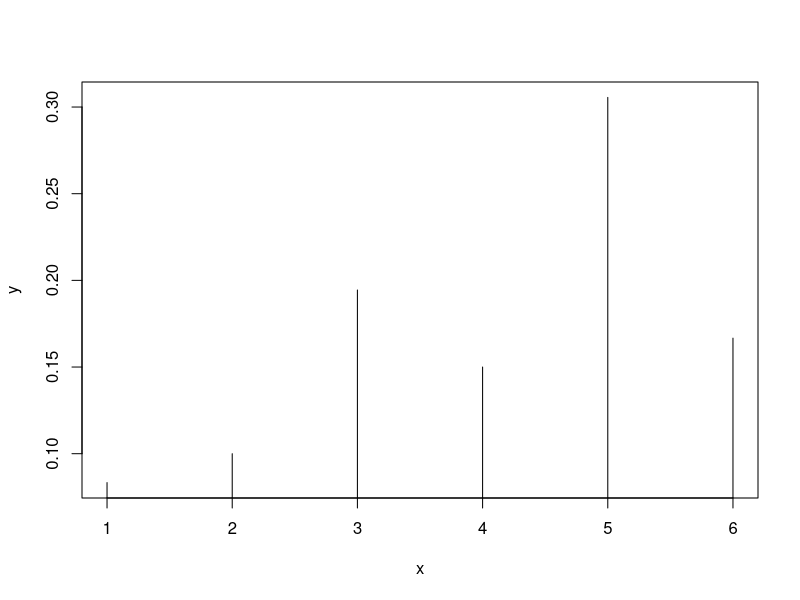
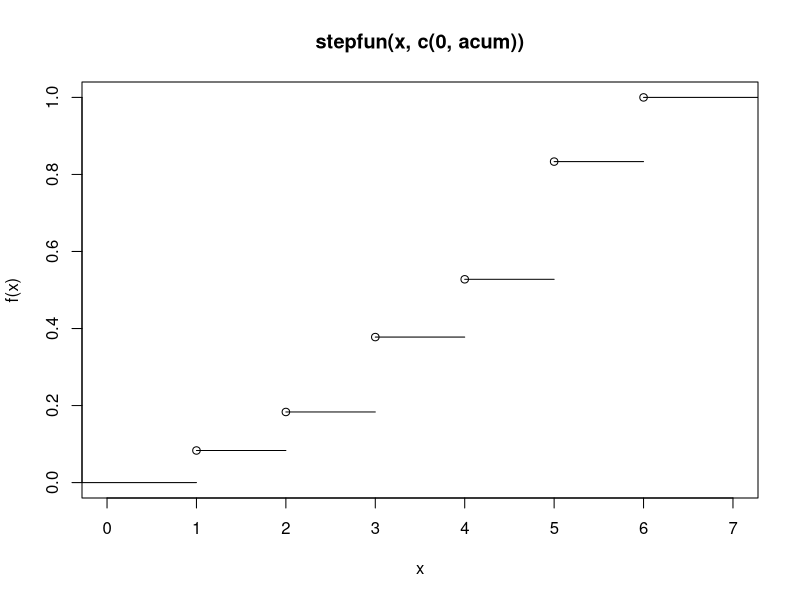
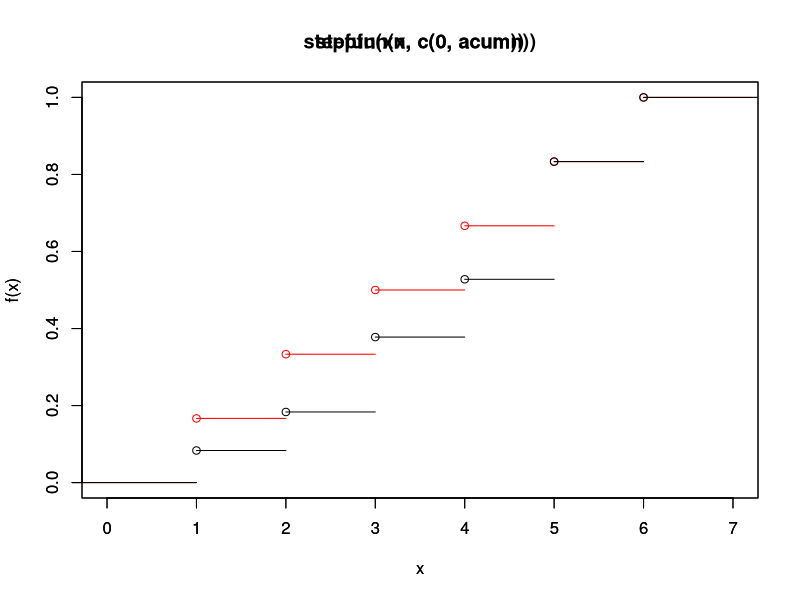
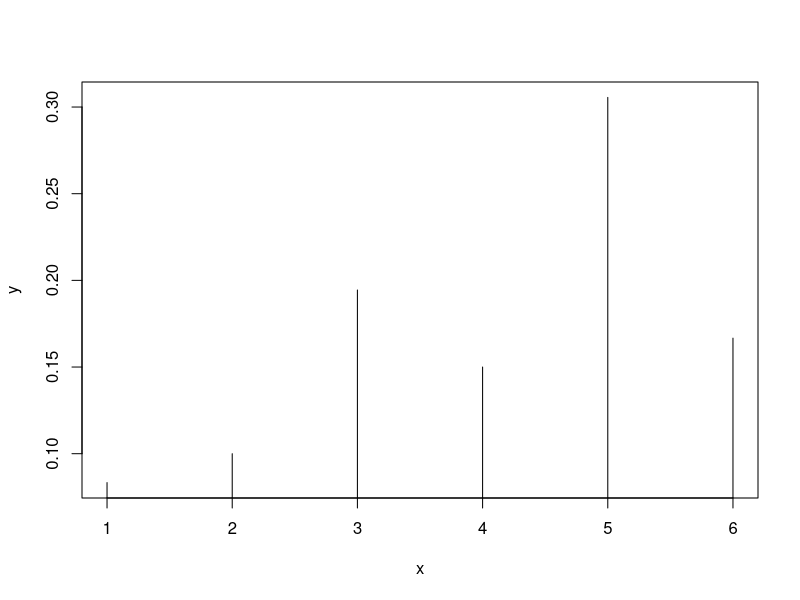
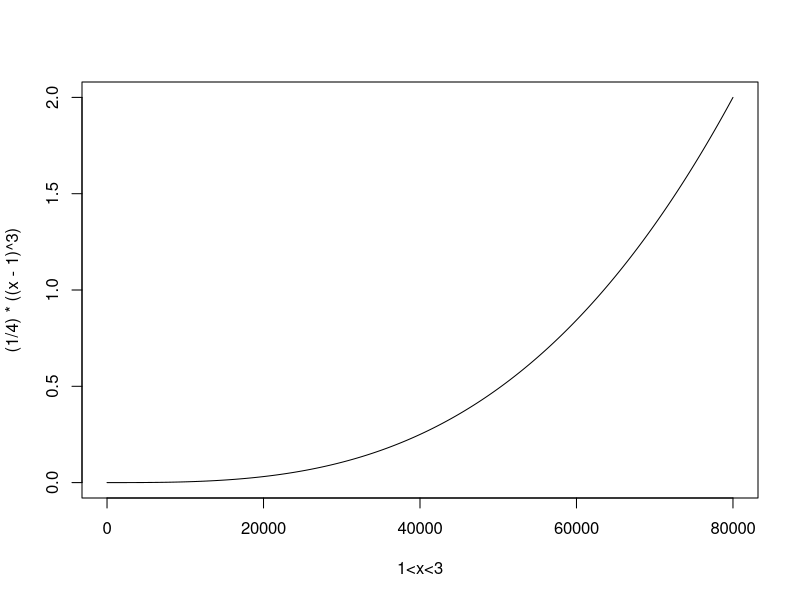

Write R code to recreate these figures, in order. (Note: this script raises an error after producing the figures.)
df<- read.csv("enquesta.csv")
#1a
mean(df$TABAC)#probabilidad de que una persona fume
#
mean(df$OCI==4 & df$TABAC==1) #Guarda las probabilidades de los que fuman dependiendo del ocio
mean(df$OCI==3 & df$TABAC==1)
mean(df$OCI==2 & df$TABAC==1)
mean(df$OCI==1 & df$TABAC==1)
#viendo los resultados fuman menos
#1b
d160<-mean(df$ALTURA>=160 & df$SEXE=="d") #Variable Mujeres de 160 o mas
x<-mean((df$OCI==1 | df$OCI==2) & df$ALTURA>=160 & df$SEXE=="d") #Variable de mujeres de 160 o mas que fuman y miran televisores o Pc
(x/d160)*100  #Probabilidad de que si es mujer de 160, su ocio sea televisores u ordenadores
#1c
hof<-mean(df$OCI==4 & df$TABAC==1 & df$SEXE=="h") #Variable hombres que hacen deporte y fuman 

fumador<-mean(df$TABAC==1) #Variable fumadores
hof/fumador*100 #Probabilidades de que si es fumador sea hombre que hace deporte
#1d
mean(df$OCI==4 & df$TABAC==0) #No fumadores que hacen deporte 
mean((df$OCI==2 | df$OCI==3) & df$TABAC==1) #Fumadores que usan el computador o se aficionan a la musica/lectura

#1e
mean(df$PES>60 & df$EDAT>=20)#Personas que pesan mas de 60kg que tengan 20 o mas
mean(df$PES<70 & df$EDAT<=50)#Personas que pesan menos de 70 y tienen 50 o menos
#2a
dau<-function(k){   #Funcion de K para valores pares e impares
  if (k%%2==0){
    return(print("P(x=k)=(k-1)/(5k)"))
  }else{
    return(print("P(x=k)=(1+2k)/36"))
  }
}
#2b
x<-c(1:6)
y<-c(1/12,1/10,7/36,3/20,11/36,1/6)
plot(x,y,type="h")
acum<-cumsum(y)
s<-stepfun(x,c(0,acum))
plotdau1<-plot(s,verticals=FALSE)
xn<-c(1:6)
yn<-c(1/6,1/6,1/6,1/6,1/6,1/6)
acumn<-cumsum(yn)
sn<-stepfun(xn,c(0,acumn))
plotdau2<-plot(sn,verticals=FALSE,col = 'red')
par(new=T)
plotdau1<-plot(s,verticals=FALSE)
#2C
plot(x,y,type="h")
sum(y[c(1,3,5)])
sum(y[c(2,4,6)])
sum(y[c(5,6)])
sum(y[c(1,2,3,4)])
#2d
mp<-mean(1/12,1/10,7/36,3/20,11/36,1/6)
m<-mean(1,2,3,4,5,6)
varianza<-(((1/12-mp)*(1-m))**2+((1/10-mp)*(2-m))**2+((7/36-mp)*(3-m))**2+((3/20-mp)*(4-m))**2+((11/36-mp)*(5-m))**2+((1/6-mp)*(6-m))**2)/6
Esperança<-1/12*1+1/10*2+7/36*3+3/20*4+11/36*5+1/6*6
#2e
caso2<-(1/12)*(1/12) 
caso3<-(1/12)*(1/10)*2
caso4<-((1/12)*(7/36)*2) + (1/10)*(1/10)
ProbResul<-1-sum(caso2,caso3,caso4)

caso11<-(1/6)*(11/36)*2    #Que de 11, para restar a prob total => 5
caso12<-(1/6)*(1/6)   #Resultado 12, restar a prob total >= 5
Probtotalres<- ProbResul-caso11-caso12




#3a
x<- seq(1.00000000000000000000001,2.9999999999999999999,length=80000) #agarra 100 puntos desde el 1 al 3
plot((1/4)*((x-1)**3),type='l',xlab='1<x<3')
y<-(1/4)*((x-1)**3)

int1<-integrate(function(x){(1/4)*((x-1)**3)},lower = 1, upper = )
#1 con error absoluto<1.1e-14
1**(-1)

x1<-seq(1,3,length=10)
plot((16/((z-1)**4)),type='l',xlab='1<x<3',col="red")


#3b
z<-runif(80000,min=1,max=3)

hist((1/4)*(((z)-1)**3))
par(new=T)
plot((1/4)*((x1-1)**3),type='l',xlab='1<x<3')
#3c
ll<-list(c(1:80000))
it<-1
for (i in z){
  ll[it]<-((1/4)*((i-1)**3))
  it<-it+1
}
#esperanza empirica
esperanza3c <- (sum(z)*1/80000)
#esperanza teorica
Esperanza3_c
#var teorica
sss<-0
for (i in ll){
  sss<-sss+i
}
media3c1<-sss/80000
media3c2<-mean(z)
var3_c<- (1/80000)*sum(((1/80000)-media3c1)*(z-media3c2))

#var empirica
variancia3<- var(z)



#4a
(295-298)/3
#mirant les tables de distribucio normal la probabilitat es 0,8413
probab1<-1-0.8413
(290-298)/3
#0.0039
(310-298)/3
#0.999968329
probab2<-0.999968329-(0.0039)
#4b
#mirant les tables seria un 1,64
#(x-298)/3=1,64
1.64*3+298
#4c
a<-(factorial(6)/(factorial(0)*factorial(6-0)))*probab1**0*(1-probab1)**(6-0)
b<-(factorial(6)/(factorial(1)*factorial(6-1)))*probab1**1*(1-probab1)**(6-1)
c<-(factorial(6)/(factorial(2)*factorial(6-2)))*probab1**2*(1-probab1)**(6-2)
d<-(factorial(6)/(factorial(3)*factorial(6-3)))*probab1**3*(1-probab1)**(6-3)
e<-(factorial(6)/(factorial(4)*factorial(6-4)))*probab1**4*(1-probab1)**(6-4)
f<-(factorial(6)/(factorial(5)*factorial(6-5)))*probab1**5*(1-probab1)**(6-5)
g<-(factorial(6)/(factorial(6)*factorial(6-6)))*probab1**6*(1-probab1)**(6-6)
pcaixa<-sum(c,d,e,f,g)
p<-0
for (i in 30:100){
  p<-p+(factorial(100)/(factorial(i)*factorial(100-i)))*pcaixa**i*(1-pcaixa)**(100-i)
}
#4d
mu<-pcaixa*100
sigma<-sqrt(mu*(1-pcaixa))
#4e
g<-pnorm(30-mu,sigma)
1-g
